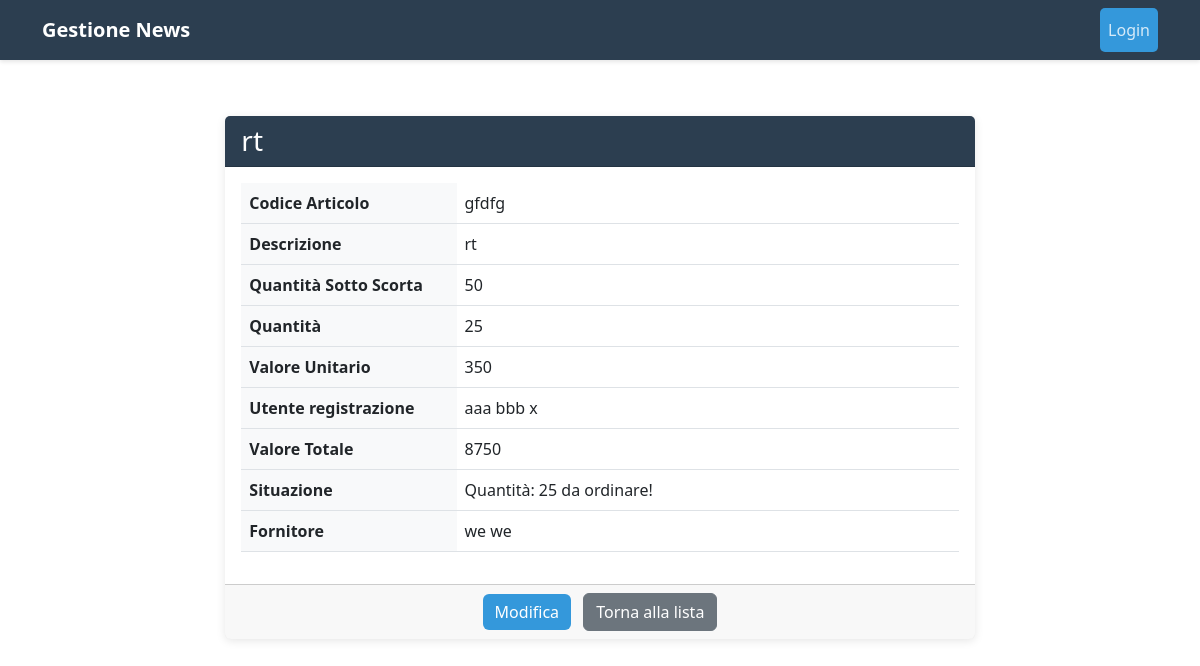
Page /aziende/magazzino/1/ on the committed database.
### News/models.py (models this page shows, shortened)
class Magazzino(models.Model):
    codice_art = models.CharField(max_length=12, blank=False, null=False)
    descrizione = models.CharField(max_length=12, blank=False, null=False)
    qta_sotto_scorta = models.IntegerField()
    qta = models.IntegerField()
    valore_unitario = models.IntegerField()
    ut_registrazione = models.ForeignKey(Utente, on_delete=models.CASCADE, related_name='Ut_magazzino')
    Fornitore = models.ForeignKey(Fornitore, on_delete=models.CASCADE, related_name='FMagazzino')
    @property
    def valore_totale(self):
        return self.qta * self.valore_unitario
    @property
    def sotto_scorta(self):
        if self.qta < self.qta_sotto_scorta:
            return f"Quantità: {self.qta} da ordinare!"
        else:
            return f"Quantità: {self.qta} non serve ordinare!"
    class Meta:
        verbose_name = 'Magazzino'
        verbose_name_plural = 'Magazzini'

class Utente(models.Model):
    nome = models.CharField(max_length=25, blank=False)
    cognome = models.CharField(max_length=25, blank=False)
    residenza = models.CharField(max_length=25, blank=False)
    nascita = models.DateField()
    assunzione = models.DateField()
    ruolo = models.CharField(max_length=50)
    class Meta:
        verbose_name = 'Utente'
        verbose_name_plural = 'Utenti'
    def __str__(self):
        return f"{self.nome} {self.cognome} {self. ruolo}"

class Fornitore(models.Model):
    nome = models.CharField(max_length=250, null=False)
    cognome = models.CharField(max_length=250, null=False)
    residenza = models.CharField(max_length=250, null=False)
    telefono = models.IntegerField()
    data_regist = models.DateField(auto_now=True)
    note = models.TextField(max_length=250, null=True, blank=True)
    class Meta:
        verbose_name = "Fornitore"
        verbose_name_plural = "Fornitore"
    def __str__(self):
        return f"{self.nome} {self.cognome}"

### News/views.py (the view)
# urls.py: path('magazzino/<int:pk>/', magazzino_detail, name='magazzino-detail'),
def magazzino_detail(request, pk):
    magazzino = get_object_or_404(Magazzino, pk=pk)
    context = {
        'magazzino': magazzino,
    }
    return render(request, 'News/MagazzinoDetail.html', context)

### News/templates/News/MagazzinoDetail.html (shortened to what this page needs)
{% extends 'News/base.html' %}
{% block content %}
<div class="row justify-content-center">
    <div class="col-md-8">
        <div class="card">
            <div class="card-header bg-primary text-white">
                <h3 class="card-title mb-0">{{ magazzino.descrizione }}</h3>
            </div>
            <div class="card-body">
                <div class="table-responsive">
                    <table class="table table-hover">
                        <tbody>
                            <tr>
                                <th style="width: 30%">Codice Articolo</th>
                                <td>{{ magazzino.codice_art }}</td>
                            </tr>
                            <tr>
                                <th>Descrizione</th>
                                <td>{{ magazzino.descrizione }}</td>
                            </tr>
                            <tr>
                                <th>Quantità Sotto Scorta</th>
                                <td>{{ magazzino.qta_sotto_scorta|default:"Non specificato" }}</td>
                            </tr>
                            <tr>
                                <th>Quantità</th>
                                <td>{{ magazzino.qta|default:"Non specificata" }}</td>
                            </tr>
                            <tr>
                                <th>Valore Unitario</th>
                                <td>{{ magazzino.valore_unitario|default:"Non specificata" }}</td>
                            </tr>
                            <tr>
                                <th>Utente registrazione</th>
                                <td>{{ magazzino.ut_registrazione|default:"Non specificata" }}</td>
                            </tr>
                            <tr>
                                <th>Valore Totale</th>
                                <td>{{ magazzino.valore_totale|default:"Non specificata" }}</td>
                            </tr>
                            <tr>
                                <th>Situazione</th>
                                <td>{{ magazzino.sotto_scorta|default:"Non specificata" }}</td>
                            </tr>
                            <tr>
                                <th>Fornitore</th>
                                <td>{{ magazzino.Fornitore|default:"Non specificata" }}</td>
                            </tr>
                        </tbody>
                    </table>
                </div>
            </div>
            <div class="card-footer text-center">
                <a href="{% url 'update-azienda' magazzino.pk %}" class="btn btn-primary me-2">Modifica</a>
                <a href="{% url 'magazzino' %}" class="btn btn-secondary">Torna alla lista</a>
            </div>
        </div>
    </div>
</div>
{% endblock %}

### News/templates/News/base.html (style rules this page uses)
:root { --primary-color: #2c3e50; --secondary-color: #3498db; }
.card { border: none; box-shadow: 0 2px 10px rgba(0,0,0,0.1); transition: transform 0.3s ease; }
.btn-primary { background-color: var(--secondary-color); border: none; }
.card-header { background-color: var(--primary-color) !important; }
.table th { background-color: #f8f9fa; }

### rows in the picture
Magazzino: descrizione "rt", codice_art "gfdfg", qta_sotto_scorta "50", qta "25", valore_unitario "350", ut_registrazione "aaa bbb x", valore_totale "8750", sotto_scorta "Quantità: 25 da ordinare!", Fornitore "we we"
